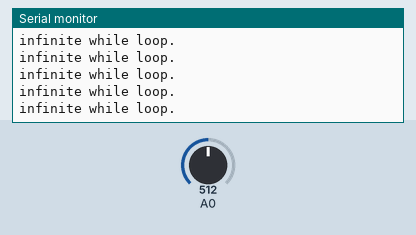
This sketch was run on a simulated Arduino Uno, built with avr-gcc and run on an emulated ATmega328P. Parts: the last lines printed to the serial monitor. Inputs (shaded band) come from the test bench; at power-on: A0 = 512.

Above: at 1.2 s.
1.3 s: A0 set to 0
At 2.6 s:
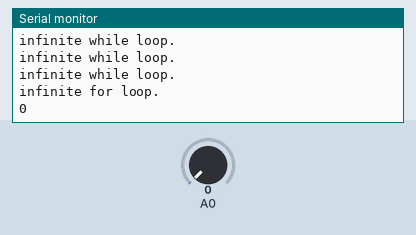
2.9 s: A0 set to 20
At 3.9 s:
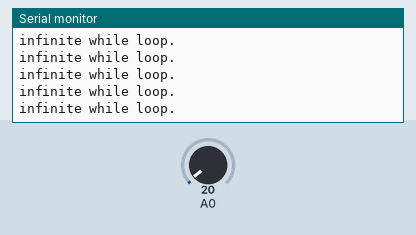

The sketch:

infinite_loop_for_while_break.ino
```cpp
// Infinite Loop for & while & break

void setup() {
    Serial.begin(9600);
}

void loop() {
    while (1) {
        Serial.println("infinite while loop. ");
        if ( analogRead(A0) <= 0 )  break;
    }

    for (;;) {
        Serial.println("infinite for loop. ");
        if ( analogRead(A0) <= 0 )  break;
    }
    Serial.println(analogRead(A0));
    int ledPin = 13;

    for ( int i = 0; i < 10; i++) {
        digitalWrite(ledPin, HIGH);
        delay(500);
        digitalWrite(ledPin, LOW);
        delay(500);
        if ( analogRead(A0) > 0 )  break;
    }
}
```

Measured:
- after the input at 1.3 s, the serial monitor: prints a new line after 0.09 s (image 1)
